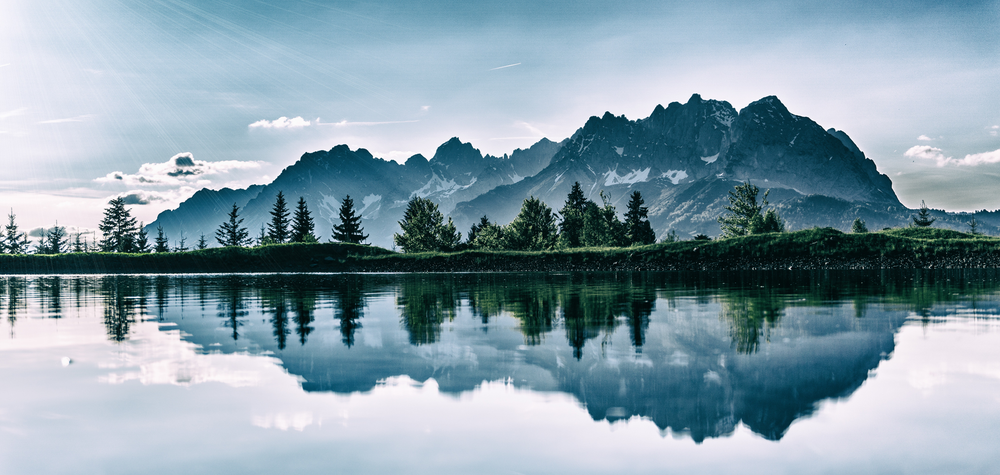
#> input picture scenery1.tiff, 1000 x 475 px, shrunk from 6000 x 2848 before the run; its folder holds only this picture in this run
$ python find_earth.py
#> lines starting #> are read from the running program, lines starting #| are printed output that depends on the picture
"""
===============================================================================
ENGR 13300 Fall 2021

Program Description
    Finds the location of earth. Gives coordinates and saves to a file.

Assignment Information
    Assignment:     Team Python Project
    Author:         Pranav Srisankar, psrisank@purdue.edu
    Team ID:        LC5 - 15

Contributor:   Abhiram Saridena, asariden@purdue.edu
               Arihan Srirangapatnam, asrirang@purdue.edu
               Erik Waller, ewaller@purdue.edu
    My contributor(s) helped me:
    [yes] understand the assignment expectations without
        telling me how they will approach it.
    [yes] understand different ways to think about a solution
        without helping me plan my solution.
    [yes] think through the meaning of a specific error or
        bug present in my code without looking at my code.
    Note that if you helped somebody else with their code, you
    have to list that person as a contributor here as well.

ACADEMIC INTEGRITY STATEMENT
I have not used source code obtained from any other unauthorized
source, either modified or unmodified. Neither have I provided
access to my code to another. The project I am submitting
is my own original work.
===============================================================================
"""
import numpy as np
import matplotlib.pyplot as plt
import scipy.ndimage as ndimage
from image_import import getDimensions, getDataType

def grayscale(img):
    img = img.copy()
    img = (img/255).astype(np.float64)
    gray = np.dot(img[...,:3], [0.299, 0.587, 0.114])
    return gray

def gaussian(img):
    gauss = ndimage.filters.gaussian_filter(img, 1.067, order=0)
    return gauss

def edge_detection(img):
    dx = ndimage.sobel(img, 0)
    dy = ndimage.sobel(img, 1)
    mag = np.hypot(dx, dy)
    return mag

def findEarth(img):
    coords = np.where(img == np.amax(img))
    yearth = int(coords[0])
    xearth = int(coords[1])
    return xearth, yearth

def centerEarth(img, x, y):
    centered = img[y-50:y+51, x-50:x+51]
    return centered

def main():
    fileName = input('Name of file with earth in it: ')
#> the answer given: scenery1.tiff
    img = plt.imread(fileName)[:,:,:3]
#> img is the input picture: shape (475, 1000, 3); mean R, G, B 134.5, 157.1, 169
    fileOutput = input('Name of output file: ')
#> the answer given: out.png

    if('\\' in fileName):
        fileName = fileName[fileName.index("\\")+1:]

    gray = grayscale(img)
#> in grayscale, `gray = np.dot(img[...,:3], [0.299, 0.587, 0.114])`:
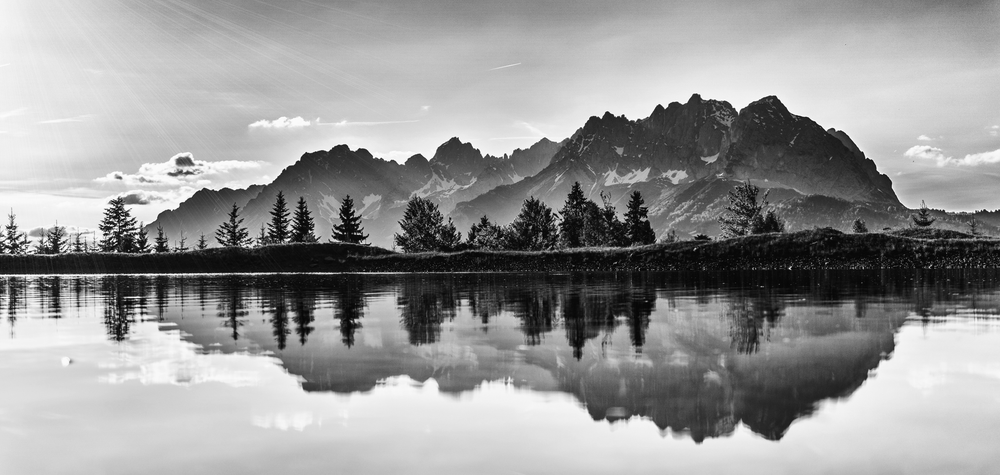
#> gray: shape (475, 1000) float64; min 0, max 1, mean 0.595
    plt.imsave(f"Earth\\gray_{fileName}", gray, cmap="gray")

    gauss = gaussian(gray)
    plt.imsave(f"Earth\\gauss_{fileName}", gauss, cmap="gray")

    edge = edge_detection(gauss)
#> in edge_detection, `dx = ndimage.sobel(img, 0)`:
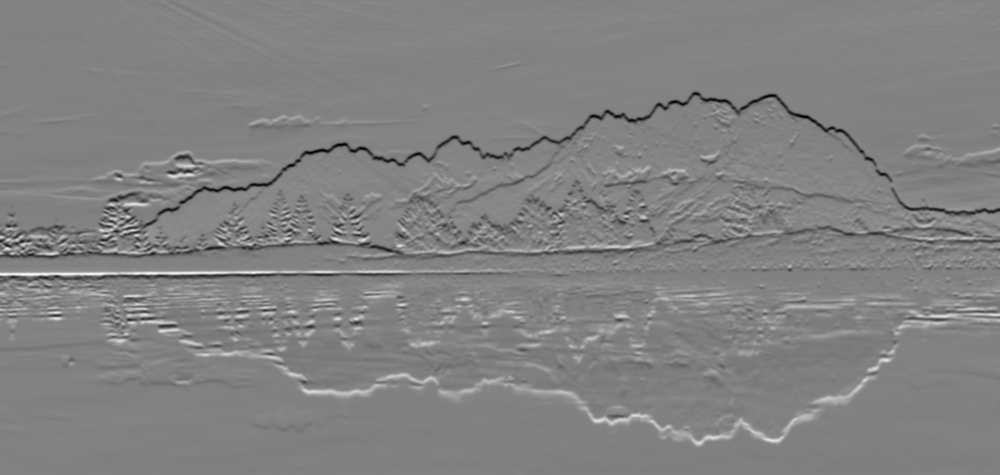
#> dx: shape (475, 1000) float64; min -1.99, max 1.91, mean 0.00263; drawn with min black and max white
#> in edge_detection, `dy = ndimage.sobel(img, 1)`:
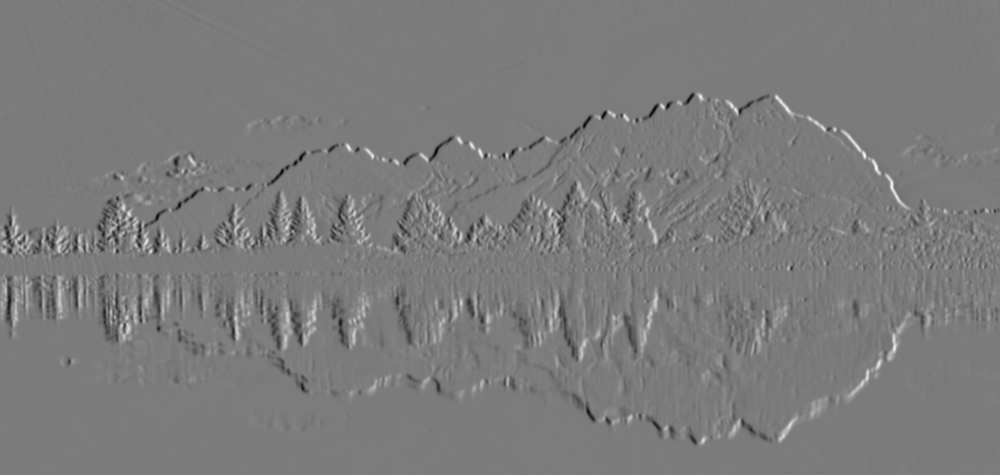
#> dy: shape (475, 1000) float64; min -1.79, max 1.89, mean -0.00124; drawn with min black and max white
#> in edge_detection, `mag = np.hypot(dx, dy)`:
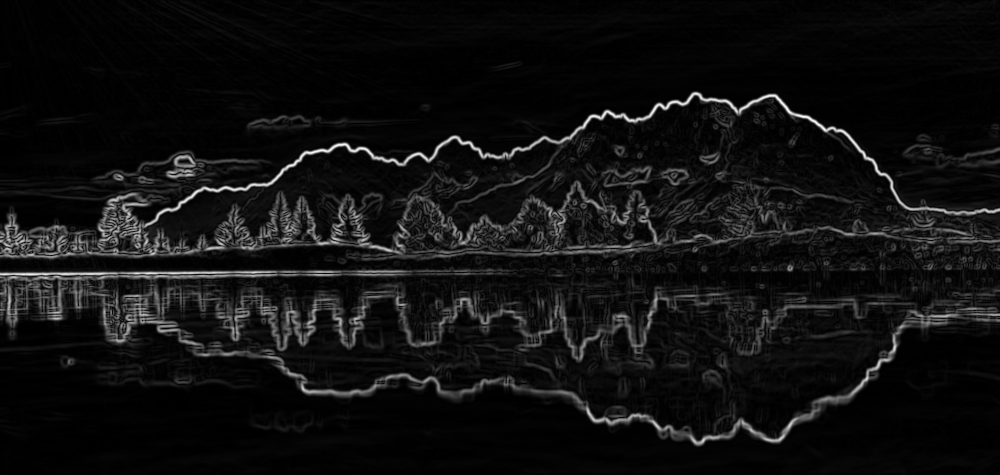
#> mag: shape (475, 1000) float64; min 5.78e-05, max 2.03, mean 0.135; drawn with min black and max white
    plt.imsave(f"Earth\\edge_{fileName}", edge, cmap="gray")

    x, y = findEarth(edge)
#> in findEarth, `coords = np.where(img == np.amax(img))`: coords = ([109], [787])
#> in findEarth, `yearth = int(coords[0])`: yearth = 109
#> in findEarth, `xearth = int(coords[1])`: xearth = 787
#> x = 787; y = 109
    print(f'\nEarth located in {x}, {y}')
#| Earth located in 787, 109
    earthCentered = centerEarth(img, x, y)
#> in centerEarth, `centered = img[y-50:y+51, x-50:x+51]`:
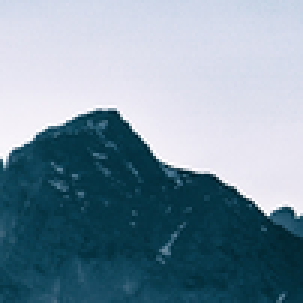
#> centered: shape (101, 101, 3) (shown 3 times larger); mean R, G, B 123.2, 146.5, 161.4
    plt.imsave(f"{fileOutput}", earthCentered)


if __name__ == '__main__':
    main()

$ run again, on scenery2.tiff
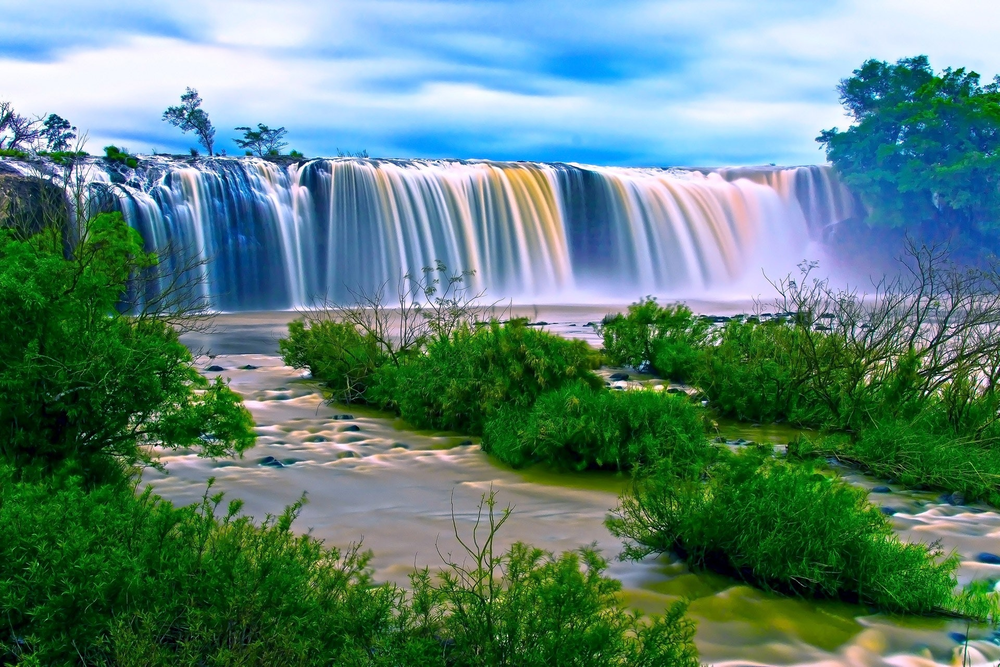
#> input picture scenery2.tiff, 1000 x 667 px, shrunk from 1920 x 1280 before the run
#> in main, img is the input picture: shape (667, 1000, 3); mean R, G, B 91.9, 129.6, 119.8
#> in edge_detection, `mag = np.hypot(dx, dy)`:
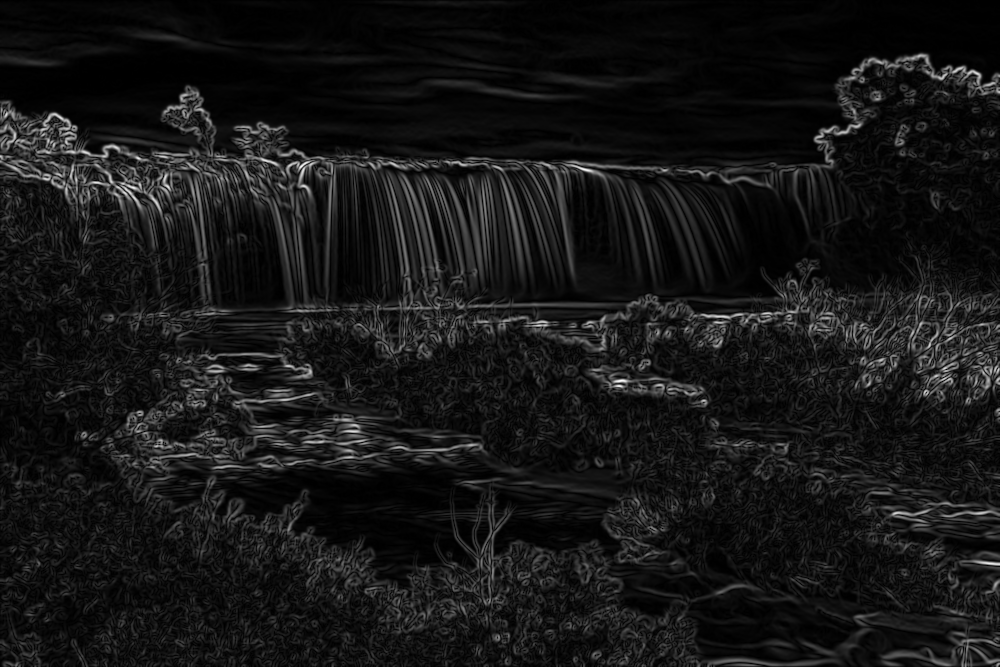
#> mag: shape (667, 1000) float64; min 4.31e-06, max 1.98, mean 0.175; drawn with min black and max white
#> coords = ([166], [301])
#> yearth = 166
#> xearth = 301
#> y = 166
#| Earth located in 301, 166
#> in centerEarth, `centered = img[y-50:y+51, x-50:x+51]`:
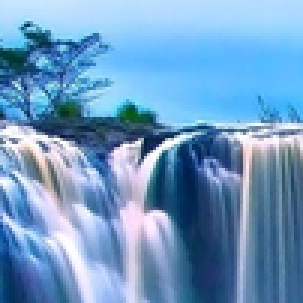
#> centered: shape (101, 101, 3) (shown 3 times larger); mean R, G, B 111.4, 155.4, 196.3
